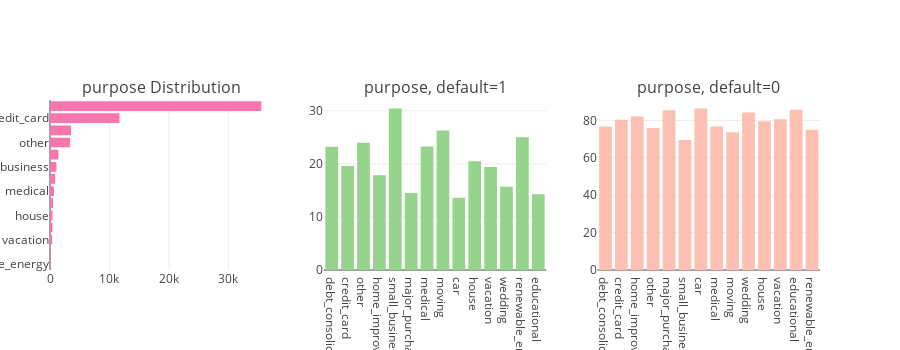

Here is the notebook cell this chart was saved with:
### Code cell
tr0 = bar_hor(app_train, "purpose", "Distribution of purpose Variable" ,"#f975ae", w=700, lm=100, return_trace= True)
tr1, tr2 = gp('purpose', 'Distribution of Default with Home Ownership')

fig = tools.make_subplots(rows=1, cols=3, print_grid=False, subplot_titles = ["purpose Distribution" , "purpose, default=1" ,"purpose, default=0"])
fig.append_trace(tr0, 1, 1);
fig.append_trace(tr1, 1, 2);
fig.append_trace(tr2, 1, 3);
fig['layout'].update(height=350, showlegend=False, margin=dict(l=50));
iplot(fig);

### Figure 1 — Plotly figure (JSON) as saved in the notebook; plotly's stock layout.template omitted (floating-point values rounded to 4 significant figures)
{"data": [{"marker": {"color": "#f975ae"}, "orientation": "h", "type": "bar", "uid": "d55eeb42-d1b6-11e8-abd9-7440bb220e36", "x": [60, 77, 371, 414, 420, 506, 679, 868, 1081, 1405, 3381, 3537, 11685, 35537], "xaxis": "x", "y": ["renewable_energy", "educational", "vacation", "wedding", "house", "moving", "medical", "car", "small_business", "major_purchase", "other", "home_improvement", "credit_card", "debt_consolidation"], "yaxis": "y"}, {"marker": {"color": "#96D38C"}, "name": "default : 1", "type": "bar", "uid": "d55eeb43-d1b6-11e8-be7a-7440bb220e36", "x": ["debt_consolidation", "credit_card", "other", "home_improvement", "small_business", "major_purchase", "medical", "moving", "car", "house", "vacation", "wedding", "renewable_energy", "educational"], "xaxis": "x2", "y": [23.24, 19.61, 23.99, 17.84, 30.43, 14.52, 23.27, 26.28, 13.59, 20.48, 19.41, 15.7, 25, 14.29], "yaxis": "y2"}, {"marker": {"color": "#FEBFB3"}, "name": "default : 0", "type": "bar", "uid": "d55eeb44-d1b6-11e8-a177-7440bb220e36", "x": ["debt_consolidation", "credit_card", "home_improvement", "other", "major_purchase", "small_business", "car", "medical", "moving", "wedding", "house", "vacation", "educational", "renewable_energy"], "xaxis": "x3", "y": [76.76, 80.39, 82.16, 76.01, 85.48, 69.57, 86.41, 76.73, 73.72, 84.3, 79.52, 80.59, 85.71, 75], "yaxis": "y3"}], "layout": {"annotations": [{"font": {"size": 16}, "showarrow": false, "text": "purpose Distribution", "x": 0.1444, "xanchor": "center", "xref": "paper", "y": 1, "yanchor": "bottom", "yref": "paper"}, {"font": {"size": 16}, "showarrow": false, "text": "purpose, default=1", "x": 0.5, "xanchor": "center", "xref": "paper", "y": 1, "yanchor": "bottom", "yref": "paper"}, {"font": {"size": 16}, "showarrow": false, "text": "purpose, default=0", "x": 0.8556, "xanchor": "center", "xref": "paper", "y": 1, "yanchor": "bottom", "yref": "paper"}], "height": 350, "margin": {"l": 50}, "showlegend": false, "xaxis": {"anchor": "y", "domain": [0, 0.2889]}, "xaxis2": {"anchor": "y2", "domain": [0.3556, 0.6444]}, "xaxis3": {"anchor": "y3", "domain": [0.7111, 1]}, "yaxis": {"anchor": "x", "domain": [0, 1]}, "yaxis2": {"anchor": "x2", "domain": [0, 1]}, "yaxis3": {"anchor": "x3", "domain": [0, 1]}}}
